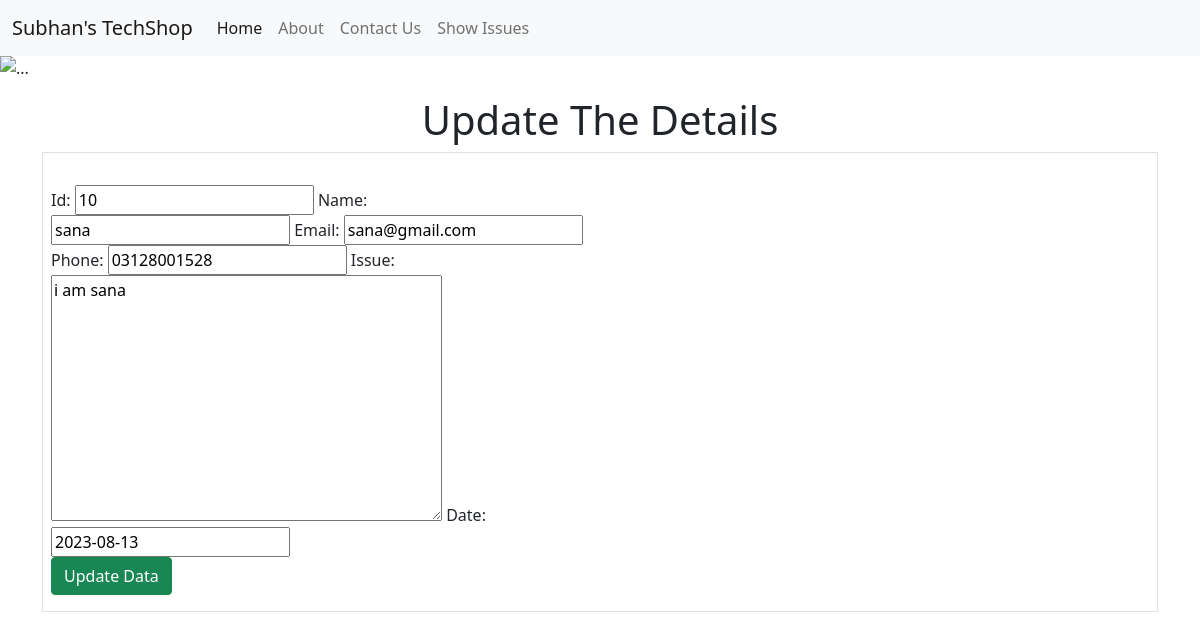
Page /update/10 on the committed database.
### home/models.py (models this page shows, shortened)
class Contact(models.Model):
    id = models.IntegerField(primary_key=True)
    name = models.CharField(max_length=100)
    email = models.CharField(max_length=100)
    phone = models.CharField(max_length=100)
    issue = models.TextField(max_length=100)
    date = models.DateField()

### home/views.py (the view)
# urls.py: path("update/<int:id>", views.update, name="update"),
def update(request, id):
    updateData = Contact.objects.get(id=id)
    form = UpdateForm(instance=updateData)
    if request.method == "POST":
        form = UpdateForm(request.POST, instance=updateData)
        if form.is_valid():
            form.save()
        return redirect("/services")
    context = {"form": form}
    return render(request, "update.html", context)

### home/forms.py
class UpdateForm(ModelForm):
    class Meta:
        model = Contact
        fields = "__all__"

### templates/update.html (shortened to what this page needs)
{% extends 'base.html' %} {% block content %}
<div class="container-fluid px-0 mb-3">
  <img
    src="https://source.unsplash.com/1600x400/?phone,contact"
    class="d-block w-100"
    alt="..."
  />
</div>
<div class="container">
  <h1 class="text-center">Update The Details</h1>
  <form class="row g-3 border m-0 py-3" method="post" action="/contact">
    <div class="col-md-6">
      {{form}}
      <div class="col-12">
        <button type="submit" class="btn btn-success">Update Data</button>
      </div>
    </div>
  </form>
</div>
{% endblock content %}

### rows in the picture
Contact: id "10", name "sana", email "sana@gmail.com", phone "03128001528", issue "i am sana", date "2023-08-13"
